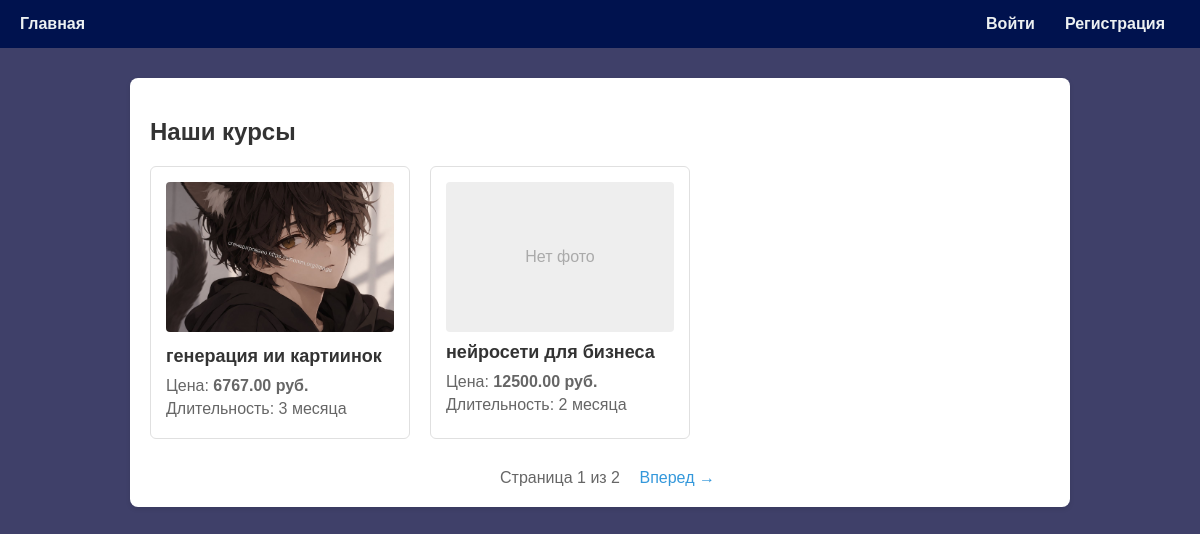
The page / on the database its author committed.
### someapp/models.py (models this page shows, shortened)
class Course(models.Model):
    title = models.CharField('Название курса', max_length=200)
    description = models.TextField('Описание', blank=True)
    image = models.ImageField('Изображение', upload_to='courses/', blank=True, null=True)
    price = models.DecimalField('Цена', max_digits=10, decimal_places=2)
    duration = models.CharField('Длительность', max_length=50)
    class Meta:
        verbose_name = 'Курс'
        verbose_name_plural = 'Курсы'

### someapp/views.py (the view)
# urls.py: path('', views.CourseListView.as_view(), name='main'),
class CourseListView(ListView):
    model = Course
    template_name = 'course_list.html'
    context_object_name = 'courses'
    paginate_by = 2

### someapp/templates/course_list.html (shortened to what this page needs)
{% extends "base.html" %}
{% block content %}
<h2>Наши курсы</h2>
<div class="courses-grid">
    {% for course in courses %}
        <div class="course-card">
            {% if course.image %}
                <img src="{{ course.image.url }}" alt="{{ course.title }}" class="course-image">
            {% else %}
                <div class="no-image">Нет фото</div>
            {% endif %}
            <h3 style="margin: 0 0 10px 0; font-size: 18px;">{{ course.title }}</h3>
            <p style="margin: 5px 0; color: #666;">Цена: <b>{{ course.price }} руб.</b></p>
            <p style="margin: 5px 0; color: #666;">Длительность: {{ course.duration }}</p>
        </div>
    {% empty %}
        <p>Курсов пока нет.</p>
    {% endfor %}
</div>
<div style="margin-top: 30px; text-align: center;">
    <span style="margin: 0 15px; color: #666;">Страница {{ page_obj.number }} из {{ page_obj.paginator.num_pages }}</span>
    {% if page_obj.has_next %}
        <a href="?page={{ page_obj.next_page_number }}" style="color: #3498db; text-decoration: none;">Вперед &rarr;</a>
    {% endif %}
</div>
{% endblock %}

### someapp/templates/base.html (style rules this page uses)
body { font-family: Arial, sans-serif; background-color: #3f4069; color: #333; margin: 0; padding: 0; }
.courses-grid { display: flex; flex-wrap: wrap; gap: 20px; margin-top: 20px; justify-content: flex-start; }
.course-card { border: 1px solid #e0e0e0; border-radius: 6px; padding: 15px; width: 260px; background: #fff; box-sizing: border-box; transition: transform 0.3s ease, box-shadow 0.3s ease; }
.course-image { width: 100%; height: 150px; object-fit: cover; border-radius: 4px; margin-bottom: 10px; transition: transform 0.4s ease; }
.no-image { width: 100%; height: 150px; background: #eee; border-radius: 4px; margin-bottom: 10px; display: flex; align-items: center; justify-content: center; color: #aaa; }

### rows shown on the page
Course: image (picture), title "генерация ии картиинок", price "6767.00", duration "3 месяца"
Course: image "Нет фото", title "нейросети для бизнеса", price "12500.00", duration "2 месяца"

### other values the page prints
{{ page_obj.number }} "1"
{{ page_obj.paginator.num_pages }} "2"
